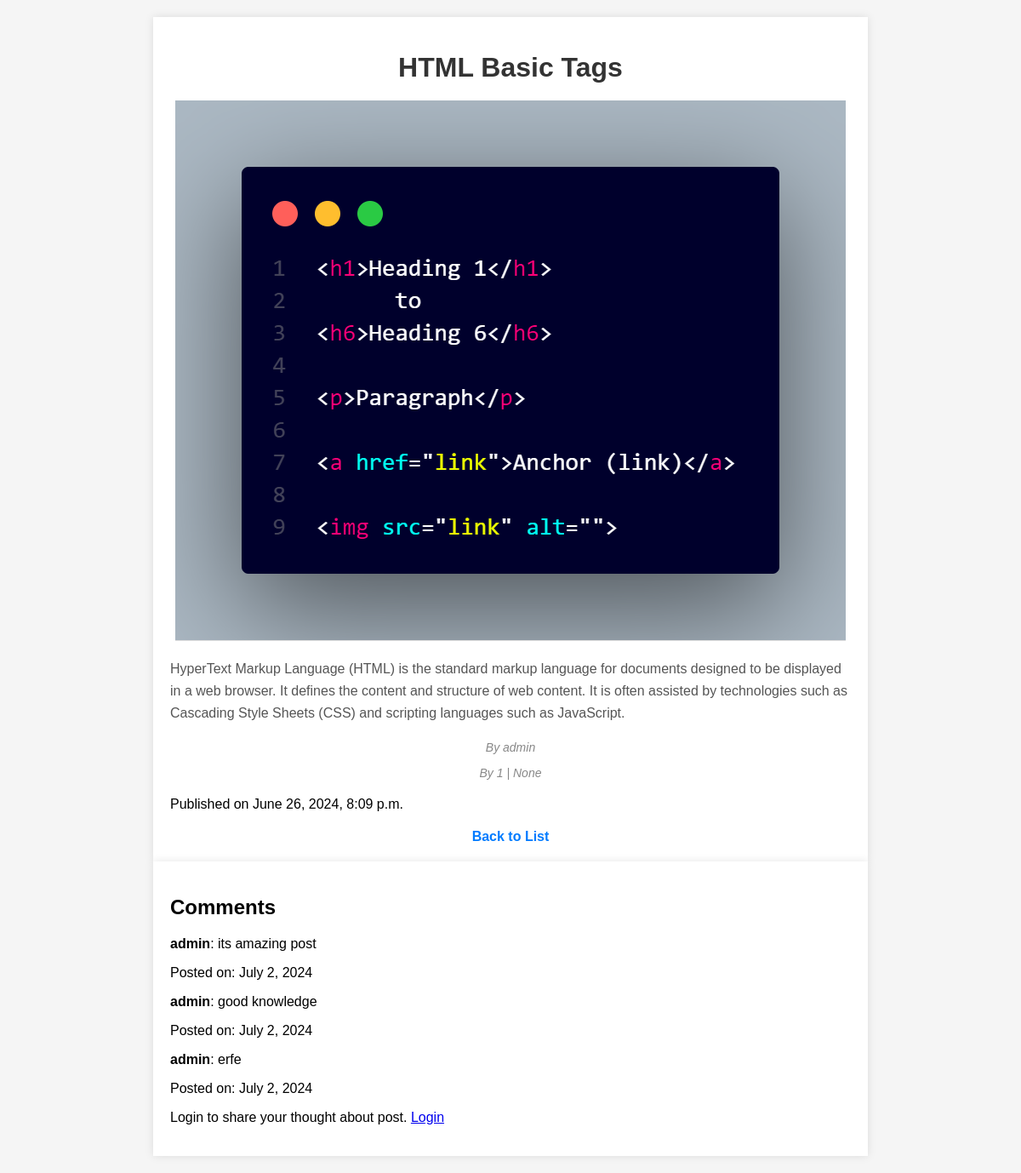
/post/7/, run on an earlier commit of the app's database.
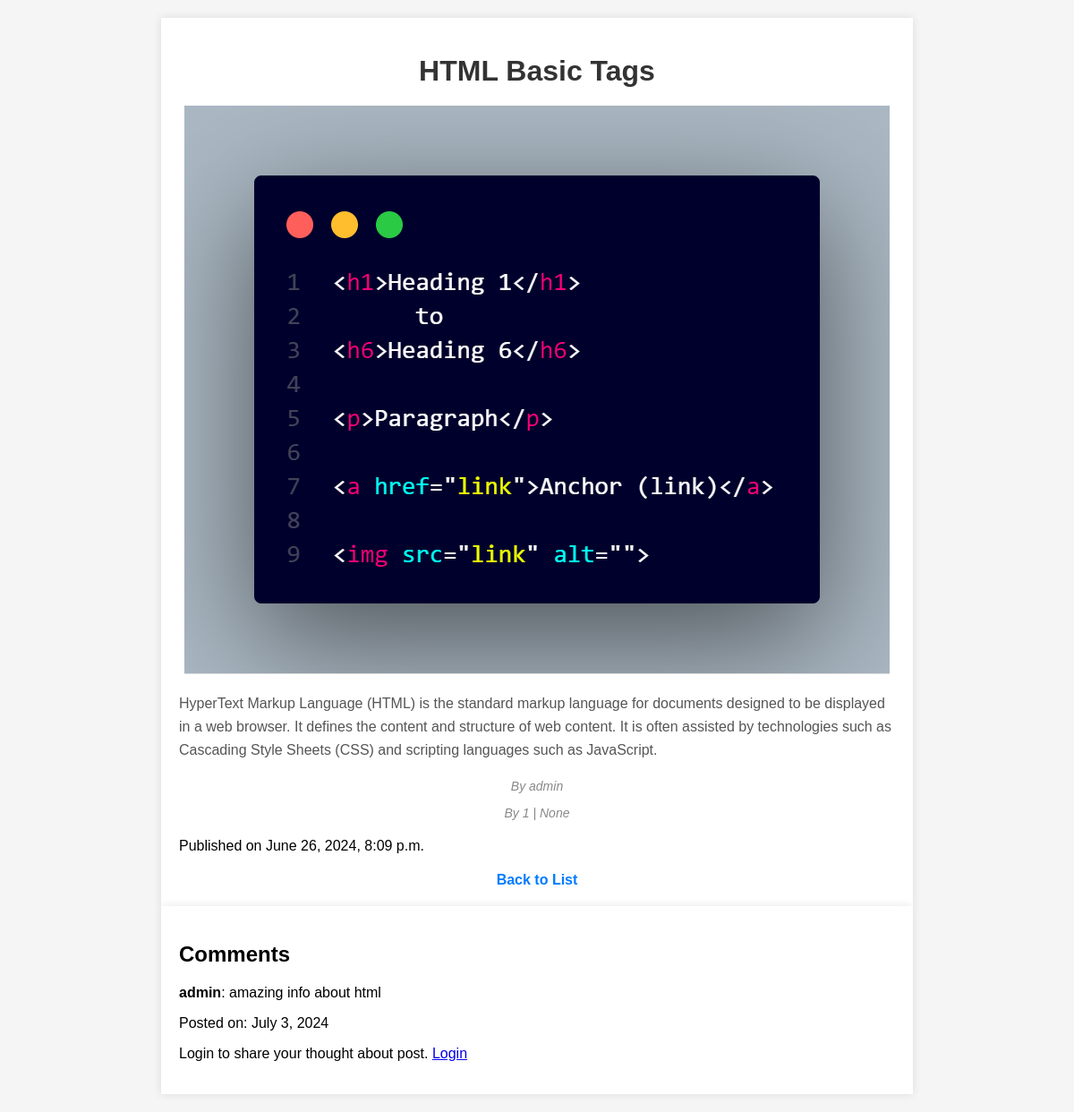
And on a later commit of the database.
### blogapp/models.py (models this page shows, shortened)
class Post(models.Model):
    title = models.CharField(max_length=200)
    image = models.ImageField(upload_to='images/')
    description = models.TextField()
    author = models.ForeignKey(User, on_delete=models.CASCADE)
    created_at = models.DateTimeField(auto_now_add=True)

class Comment(models.Model):
    name = models.CharField(max_length=50)
    body = models.TextField()
    post = models.ForeignKey(Post, on_delete=models.CASCADE, related_name='comments')
    created = models.DateField(auto_now_add=True)
    active = models.BooleanField()

### blogapp/views.py (the view, shortened to what this page needs)
# urls.py: path('post/<int:id>/', post_detail, name='post_detail'),
def post_detail(request, id):
    post = get_object_or_404(Post, id=id)
    comments = post.comments.all()
    form = CommentForm()
    context = {
        'post': post,
        'comments': comments,
        'form': form
    }
    return render(request, 'post_detail.html', context)

### blogapp/templates/post_detail.html (shortened to what this page needs)
<!DOCTYPE html>
<html>
  <head>
  </head>
  <body>
    <div class="container">
      <h1>{{ post.title }}</h1>
      <img
        src="{{ post.image.url }}"
        alt="{{ post.title }}"
        class="post-image"
      />
      <div class="post-content">
        <p>{{ post.description }}</p>
      </div>
      <div class="post-meta">
        <p><em>By {{ post.author }}</em></p>
        <p><em>By {{ post.author.id }} | {{ request.user.id }}</em></p>
      </div>
      <p>Published on {{ post.created_at }}</p>
      <a href="{% url 'home' %}" class="back-link">Back to List</a>
    </div>
    <div class="container">
      <h2>Comments</h2>
      <div>
        <div id="comments">
          {% if comments %} {% for comment in comments %}
          <div>
            <p><strong>{{ comment.name }}</strong>: {{ comment.body }}</p>
            <p>Posted on: {{ comment.created }}</p>
          </div>
          {% endfor %} {% else %}
          <p class="text-lg font-semibold italic text-red-500 ml-12 mt-10">
            No comments on this post 😦.
          </p>
          {% endif %}
        </div>
        {% if request.user.is_authenticated %}
        <h2>Leave a Comment</h2>
        <form id="commentForm" method="post" enctype="multipart/form-data">
          {% csrf_token %} {{ form.as_p }}
          <button type="submit">Comment</button>
        </form>
        {% else %}
        <p>
          Login to share your thought about post.
          <a href="{% url 'login' %}">Login</a>
        </p>
        {% endif %}
      </div>
    </div>
  </body>
</html>

### blogapp/templates/post_detail.html (style rules this page uses)
body { font-family: Arial, sans-serif; background-color: #f5f5f5; margin: 0; padding: 20px; }
.container { max-width: 800px; margin: auto; padding: 20px; background-color: #fff; box-shadow: 0 0 10px rgba(0, 0, 0, 0.1); }
h1 { text-align: center; color: #333; margin-bottom: 20px; }
.post-image { display: block; max-width: 100%; height: auto; margin: 0 auto 20px; border-bottom: 1px solid #ddd; }
.post-content { margin-bottom: 20px; color: #555; line-height: 1.6; }
.post-meta { text-align: center; color: #888; font-size: 14px; margin-bottom: 20px; }
.back-link { display: block; text-align: center; color: #007bff; text-decoration: none; font-weight: bold; margin-top: 20px; }

What changed in the data, as far as the page shows it:
removed Comment: name "admin", body "its amazing post", created "July 2, 2024"
removed Comment: name "admin", body "good knowledge", created "July 2, 2024"
removed Comment: name "admin", body "erfe", created "July 2, 2024"
added Comment: name "admin", body "amazing info about html", created "July 3, 2024"
